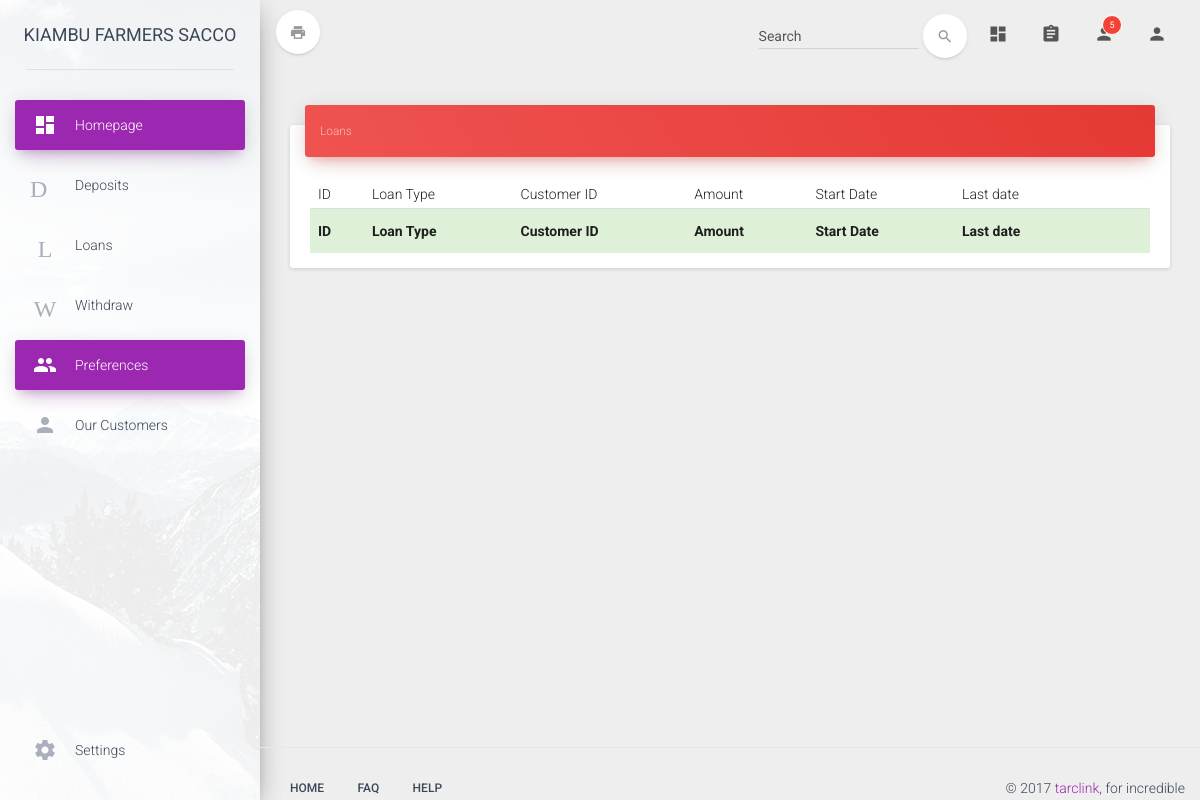
/admin/loans.php, run on an earlier commit of the app's database.
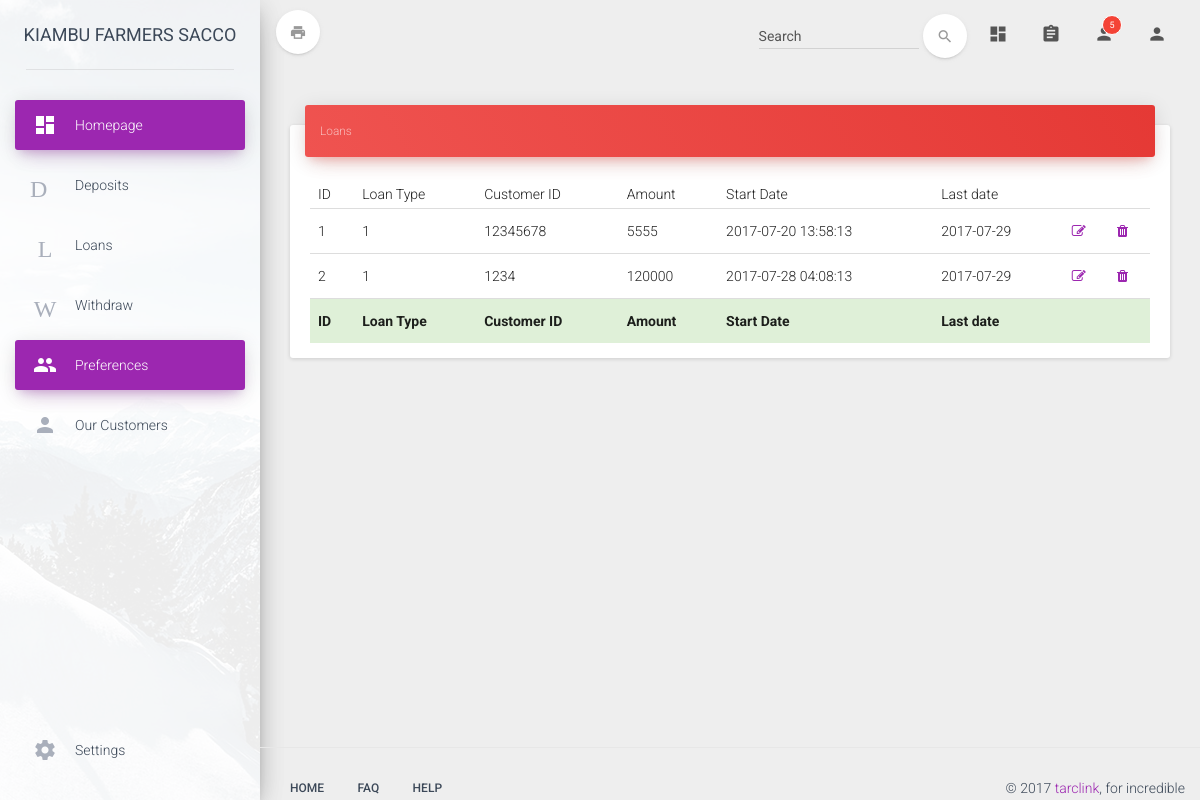
And on a later commit of the database.
### tables this page shows
CREATE TABLE `Customer_Loan_table` (
  `Customer_Loan_id` int(20) NOT NULL,
  `Customer_Loan_Loan_id` int(20) DEFAULT NULL,
  `Customer_Loan_Login_id` int(20) DEFAULT NULL,
  `Customer_Loan_amount` int(20) DEFAULT NULL,
  `Customer_Loan_DateTime` varchar(20) DEFAULT NULL,
  `Customer_Loan_paytime` varchar(20) DEFAULT NULL
);

### admin/loans.php (the view)
<?php include "baseh.php";?>
<?php
include "../connection/db.php";
$result = mysqli_query($con, "SELECT * FROM Customer_Loan_table ORDER BY Customer_Loan_id ASC");
?>
    <div class="card">
        <div class="card-header" data-background-color="red">
            <small i class="category">Loans </small>
        </div>
        <div class="card-content table-responsive">
            <table class="table" id="table1">
                <thead class="">
                <th>ID</th>
                <th>Loan Type</th>
                <th>Customer ID</th>
                <th>Amount</th>
                <th>Start Date</th>
                <th>Last date</th>
                <th></th>
                <th></th>
                </thead>
                <tbody>
                <?php
                while($res = mysqli_fetch_array($result)) {
                    echo "<tr class=''>";
                    echo "<td class=''>".$res['Customer_Loan_id']."</td>";
                    echo "<td class=''>".$res['Customer_Loan_Loan_id']."</td>";
                    echo "<td>".$res['Customer_Loan_Login_id']."</td>";
                    echo "<td class=''>".$res['Customer_Loan_amount']."</td>";
                    echo "<td class=''>".$res['Customer_Loan_DateTime']."</td>";
                    echo "<td class=''>".$res['Customer_Loan_paytime']."</td>";
                    echo "<td><a href=\"editloan.php?loa=$res[Customer_Loan_id]\" onClick=\"return confirm('Are you sure you want to edit?')\" class='fa fa-edit lg-2'></a></td>";
                    echo "<td><a href=\"delete.php?loa=$res[Customer_Loan_id]\" onClick=\"return confirm('Are you sure you want to delete?')\" class='fa fa-trash lg-2'></a></td>";
                }
                ?>
                </tbody>
                <tfoot>
                <tr class="bg-success">
                    <th>ID</th>
                    <th>Loan Type</th>
                    <th>Customer ID</th>
                    <th>Amount</th>
                    <th>Start Date</th>
                    <th>Last date</th>
                    <th></th>
                    <th></th>
                </tr>
                </tfoot>
            </table>
        </div>
    </div>
<?php include "basef.php";?>

### admin/baseh.php (shortened to what this page needs)
<!doctype html>
<html lang="en">
<head>
    <link href="../assets/css/bootstrap.min.css" rel="stylesheet" />
    <link rel="stylesheet" href="https://maxcdn.bootstrapcdn.com/bootstrap/3.3.7/css/bootstrap.min.css">
    <link href="../assets/css/material-dashboard.css" rel="stylesheet"/>
    <link href="../assets/css/demo.css" rel="stylesheet" />
    <link href="http://maxcdn.bootstrapcdn.com/font-awesome/latest/css/font-awesome.min.css" rel="stylesheet">
</head>
<body>
<div class="wrapper">
    <div class="sidebar" data-color="purple" data-image="../assets/img/sidebar-1.jpg">
        <div class="logo">
            <a href="" class="simple-text">
                KIAMBU FARMERS SACCO
            </a>
        </div>
        <div class="sidebar-wrapper">
            <ul class="nav">
                <li class="active">
                    <a href="index.php">
                        <i class="material-icons">dashboard</i>
                        <p>Homepage</p>
                    </a>
                </li>
                <li>
                    <a href="deps.php">
                        <i class="material-icons">Deposits</i>
                        <p>Deposits</p>
                    </a>
                </li>
                <li>
                    <a href="loa.php">
                        <i class="material-icons">L</i>
                        <p>Loans</p>
                    </a>
                </li>
                <li>
                    <a href="withd.php">
                        <i class="material-icons">W</i>
                        <p>Withdraw</p>
                    </a>
                </li>
                <li class="active">
                    <a href="index.php">
                        <i class="material-icons">group</i>
                        <p>Preferences</p>
                    </a>
                </li>
                <li>
                    <a href="users.php">
                        <i class="material-icons">person</i>
                        <p>Our Customers</p>
                    </a>
                </li>
                <li class="active-pro">
                    <a href="prof.php">
                        <i class="material-icons">settings</i>
                        <p>Settings</p>
                    </a>
                </li>
            </ul>
        </div>
    </div>
    <div class="main-panel">
        <nav class="navbar navbar-transparent navbar-absolute">
            <div class="container-fluid">
                <div class="navbar-header">
                    <button type="submit" class="btn btn-white btn-round btn-just-icon">
                        <i class="material-icons" onclick="printData();">print</i><div class="ripple-container"></div>
                    </button>
                </div>
                <div class="collapse navbar-collapse">
                    <ul class="nav navbar-nav navbar-right">
                        <li>
                            <a href="#pablo" class="dropdown-toggle" data-toggle="dropdown">
                                <i class="material-icons">dashboard</i>
                            </a>
                        </li>
                        <li class="dropdown">
                            <a href="#" class="dropdown-toggle" data-toggle="dropdown">
                                <i class="material-icons">assignment</i>
                            </a>
                        </li>
                        <li class="dropdown">
                            <a href="#" class="dropdown-toggle" data-toggle="dropdown">
                                <i class="material-icons">person</i>
                                <span class="notification">5</span>
                            </a>
                        </li>
                        <li class="dropdown">
                            <a href="#" class="dropdown-toggle" data-toggle="dropdown">
                                <i class="material-icons">person</i>
                            </a>
                        </li>
                    </ul>
                    <form class="navbar-form navbar-right" role="search">
                        <div class="form-group  is-empty">
                            <input type="text" class="form-control" placeholder="Search">
                        </div>
                        <button type="submit" class="btn btn-white btn-round btn-just-icon">
                            <i class="material-icons">search</i><div class="ripple-container"></div>
                        </button>
                    </form>
                </div>
            </div>
        </nav>
        <div class="content">
            <div class="container-fluid">

### admin/basef.php (shortened to what this page needs)
</div>
</div>
<footer class="footer">
    <div class="container-fluid">
        <nav class="pull-left">
            <ul>
                <li>
                    <a href="#">
                        Home
                    </a>
                </li>
                <li>
                    <a href="#">
                        Faq
                    </a>
                </li>
                <li>
                    <a href="#">
                        Help
                    </a>
                </li>
            </ul>
        </nav>
        <p class="copyright pull-right">
            &copy; <script>document.write(new Date().getFullYear())</script> <a href="">tarclink</a>, for incredible
        </p>
    </div>
</footer>
</div>
</div>
</body>
</html>

### assets/css/demo.css (style rules this page uses)
.sidebar .nav > li.active-pro { position: absolute; width: 100%; bottom: 10px; }

What changed in the data, as far as the page shows it:
added customer_loan_table: Customer_Loan_id "1", Customer_Loan_Loan "1", Customer_Loan_Login "12345678", Customer_Loan_amount "5555", Customer_Loan_DateTime "2017-07-20 13:58:13", Customer_Loan_paytime "2017-07-29"
added customer_loan_table: Customer_Loan_id "2", Customer_Loan_Loan "1", Customer_Loan_Login "1234", Customer_Loan_amount "120000", Customer_Loan_DateTime "2017-07-28 04:08:13", Customer_Loan_paytime "2017-07-29"
